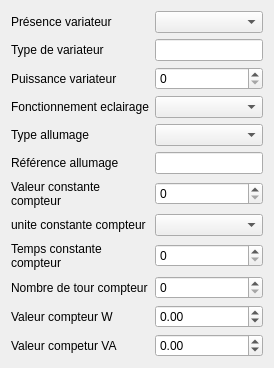
             <widget class="QWidget" name="tab_9">
              <attribute name="title">
               <string>Technique 1</string>
              </attribute>
              <layout class="QGridLayout" name="gridLayout_6">
               <item row="1" column="1">
                <widget class="QLineEdit" name="lineEdit_typevar"/>
               </item>
               <item row="5" column="0">
                <widget class="QLabel" name="label_38">
                 <property name="text">
                  <string>Référence allumage</string>
                 </property>
                 <property name="wordWrap">
                  <bool>true</bool>
                 </property>
                </widget>
               </item>
               <item row="2" column="0">
                <widget class="QLabel" name="label_34">
                 <property name="text">
                  <string>Puissance variateur</string>
                 </property>
                 <property name="wordWrap">
                  <bool>true</bool>
                 </property>
                </widget>
               </item>
               <item row="3" column="0">
                <widget class="QLabel" name="label_35">
                 <property name="text">
                  <string>Fonctionnement eclairage</string>
                 </property>
                 <property name="wordWrap">
                  <bool>true</bool>
                 </property>
                </widget>
               </item>
               <item row="1" column="0">
                <widget class="QLabel" name="label_33">
                 <property name="text">
                  <string>Type de variateur</string>
                 </property>
                 <property name="wordWrap">
                  <bool>true</bool>
                 </property>
                </widget>
               </item>
               <item row="0" column="1">
                <widget class="QComboBox" name="comboBox_presvar"/>
               </item>
               <item row="0" column="0">
                <widget class="QLabel" name="label_32">
                 <property name="text">
                  <string>Présence variateur</string>
                 </property>
                 <property name="wordWrap">
                  <bool>true</bool>
                 </property>
                </widget>
               </item>
               <item row="2" column="1">
                <widget class="QSpinBox" name="spinBox_puissvar"/>
               </item>
               <item row="8" column="0">
                <widget class="QLabel" name="label_41">
                 <property name="text">
                  <string>Temps constante compteur</string>
                 </property>
                 <property name="wordWrap">
                  <bool>true</bool>
                 </property>
                </widget>
               </item>
               <item row="6" column="1">
                <widget class="QSpinBox" name="spinBox_valcontcompt"/>
               </item>
               <item row="3" column="1">
                <widget class="QComboBox" name="comboBox_fonceclai"/>
               </item>
               <item row="5" column="1">
                <widget class="QLineEdit" name="lineEdit_refallu"/>
               </item>
               <item row="6" column="0">
                <widget class="QLabel" name="label_39">
                 <property name="text">
                  <string>Valeur constante compteur</string>
                 </property>
                 <property name="wordWrap">
                  <bool>true</bool>
                 </property>
                </widget>
               </item>
               <item row="10" column="1">
                <widget class="QDoubleSpinBox" name="doubleSpinBox_valcow">
                 <property name="minimum">
                  <double>-1.000000000000000</double>
                 </property>
                 <property name="maximum">
                  <double>999999.000000000000000</double>
                 </property>
                </widget>
               </item>
               <item row="4" column="1">
                <widget class="QComboBox" name="comboBox_typeallu"/>
               </item>
               <item row="4" column="0">
                <widget class="QLabel" name="label_37">
                 <property name="text">
                  <string>Type allumage</string>
                 </property>
                 <property name="wordWrap">
                  <bool>true</bool>
                 </property>
                </widget>
               </item>
               <item row="8" column="1">
                <widget class="QSpinBox" name="spinBox_tempcon"/>
               </item>
               <item row="7" column="0">
                <widget class="QLabel" name="label_40">
                 <property name="text">
                  <string>unite constante compteur</string>
                 </property>
                 <property name="wordWrap">
                  <bool>true</bool>
                 </property>
                </widget>
               </item>
               <item row="10" column="0">
                <widget class="QLabel" name="label_43">
                 <property name="text">
                  <string>Valeur compteur W</string>
                 </property>
                 <property name="wordWrap">
                  <bool>true</bool>
                 </property>
                </widget>
               </item>
               <item row="9" column="0">
                <widget class="QLabel" name="label_42">
                 <property name="text">
                  <string>Nombre de tour compteur</string>
                 </property>
                 <property name="wordWrap">
                  <bool>true</bool>
                 </property>
                </widget>
               </item>
               <item row="9" column="1">
                <widget class="QSpinBox" name="spinBox_nomtour"/>
               </item>
               <item row="11" column="0">
                <widget class="QLabel" name="label_44">
                 <property name="text">
                  <string>Valeur competur VA</string>
                 </property>
                 <property name="wordWrap">
                  <bool>true</bool>
                 </property>
                </widget>
               </item>
               <item row="11" column="1">
                <widget class="QDoubleSpinBox" name="doubleSpinBox_valconva">
                 <property name="minimum">
                  <double>-1.000000000000000</double>
                 </property>
                 <property name="maximum">
                  <double>999999.000000000000000</double>
                 </property>
                </widget>
               </item>
               <item row="7" column="1">
                <widget class="QComboBox" name="comboBox_unicon"/>
               </item>
              </layout>
             </widget>
